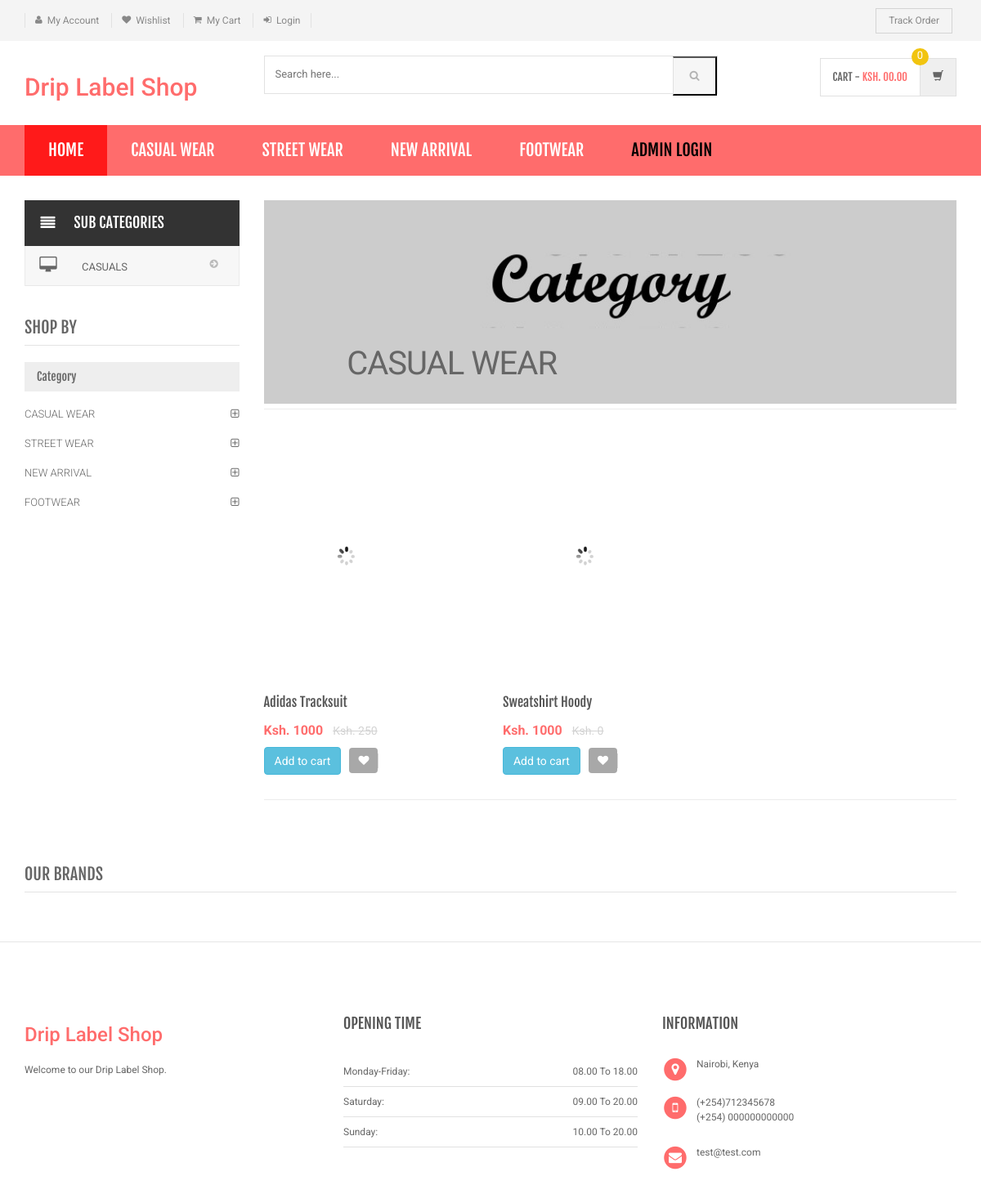
/shopping/category.php?cid=3, run on the app's committed database.
### tables this page shows
CREATE TABLE `category` (
  `id` int(11) NOT NULL,
  `categoryName` varchar(255) DEFAULT NULL,
  `categoryDescription` longtext DEFAULT NULL,
  `creationDate` timestamp NOT NULL DEFAULT current_timestamp(),
  `updationDate` varchar(255) DEFAULT NULL
);

CREATE TABLE `subcategory` (
  `id` int(11) NOT NULL,
  `categoryid` int(11) DEFAULT NULL,
  `subcategory` varchar(255) DEFAULT NULL,
  `creationDate` timestamp NULL DEFAULT current_timestamp(),
  `updationDate` varchar(255) DEFAULT NULL
);

CREATE TABLE `products` (
  `id` int(11) NOT NULL,
  `category` int(11) NOT NULL,
  `subCategory` int(11) DEFAULT NULL,
  `productName` varchar(255) DEFAULT NULL,
  `productCompany` varchar(255) DEFAULT NULL,
  `productPrice` int(11) DEFAULT NULL,
  `productPriceBeforeDiscount` int(11) DEFAULT NULL,
  `productDescription` longtext DEFAULT NULL,
  `productImage1` varchar(255) DEFAULT NULL,
  `productImage2` varchar(255) DEFAULT NULL,
  `productImage3` varchar(255) DEFAULT NULL,
  `shippingCharge` int(11) DEFAULT NULL,
  `productAvailability` varchar(255) DEFAULT NULL,
  `postingDate` timestamp NULL DEFAULT current_timestamp(),
  `updationDate` varchar(255) DEFAULT NULL
);

### shopping/category.php (the view, shortened to what this page needs)
<?php
include('includes/config.php');
$cid=intval($_GET['cid']);
?>
<!DOCTYPE html>
<html lang="en">
	<head>
	    <link rel="stylesheet" href="assets/css/bootstrap.min.css">
	    <link rel="stylesheet" href="assets/css/main.css">
	    <link rel="stylesheet" href="assets/css/red.css">
	    <link rel="stylesheet" href="assets/css/owl.carousel.css">
		<link rel="stylesheet" href="assets/css/owl.transitions.css">
		<link href="assets/css/lightbox.css" rel="stylesheet">
		<link rel="stylesheet" href="assets/css/animate.min.css">
		<link rel="stylesheet" href="assets/css/rateit.css">
		<link rel="stylesheet" href="assets/css/bootstrap-select.min.css">
		<link rel="stylesheet" href="assets/css/config.css">
		<link href="assets/css/green.css" rel="alternate stylesheet" title="Green color">
		<link href="assets/css/blue.css" rel="alternate stylesheet" title="Blue color">
		<link href="assets/css/red.css" rel="alternate stylesheet" title="Red color">
		<link href="assets/css/orange.css" rel="alternate stylesheet" title="Orange color">
		<link href="assets/css/dark-green.css" rel="alternate stylesheet" title="Darkgreen color">
		<link rel="stylesheet" href="assets/css/font-awesome.min.css">
	</head>
    <body class="cnt-home">
<header class="header-style-1">
<?php include('includes/top-header.php');?>
<?php include('includes/main-header.php');?>
<?php include('includes/menu-bar.php');?>
</header>
<div class="body-content outer-top-xs">
	<div class='container'>
		<div class='row outer-bottom-sm'>
			<div class='col-md-3 sidebar'>
<div class="side-menu animate-dropdown outer-bottom-xs">
<div class="side-menu animate-dropdown outer-bottom-xs">
    <div class="head"><i class="icon fa fa-align-justify fa-fw"></i>Sub Categories</div>
    <nav class="yamm megamenu-horizontal" role="navigation">
        <ul class="nav">
            <li class="dropdown menu-item">
              <?php $sql=mysqli_query($con,"select id,subcategory  from subcategory where categoryid='$cid'");
while($row=mysqli_fetch_array($sql))
{
    ?>
                <a href="sub-category.php?scid=<?php echo $row['id'];?>" class="dropdown-toggle"><i class="icon fa fa-desktop fa-fw"></i>
                <?php echo $row['subcategory'];?></a>
                <?php }?>
</li>
</ul>
    </nav>
</div>
</div>
	            <div class="sidebar-module-container">
	            	<h3 class="section-title">shop by</h3>
	            	<div class="sidebar-filter">
<div class="sidebar-widget wow fadeInUp outer-bottom-xs ">
	<div class="widget-header m-t-20">
		<h4 class="widget-title">Category</h4>
	</div>
	<div class="sidebar-widget-body m-t-10">
	         <?php $sql=mysqli_query($con,"select id,categoryName  from category");
while($row=mysqli_fetch_array($sql))
{
    ?>
		<div class="accordion">
	    	<div class="accordion-group">
	            <div class="accordion-heading">
	                <a href="category.php?cid=<?php echo $row['id'];?>"  class="accordion-toggle collapsed">
	                   <?php echo $row['categoryName'];?>
	                </a>
	            </div>
	        </div>
	    </div>
	    <?php } ?>
	</div>
</div>
	            	</div>
	            </div>
            </div>
			<div class='col-md-9'>
	<div id="category" class="category-carousel hidden-xs">
		<div class="item">
			<div class="image">
				<img src="assets/images/banners/cat-banner-1.jpg" alt="" class="img-responsive">
			</div>
			<div class="container-fluid">
				<div class="caption vertical-top text-left">
					<div class="big-text">
						<br />
					</div>
					       <?php $sql=mysqli_query($con,"select categoryName  from category where id='$cid'");
while($row=mysqli_fetch_array($sql))
{
    ?>
					<div class="excerpt hidden-sm hidden-md">
						<?php echo htmlentities($row['categoryName']);?>
					</div>
			<?php } ?>
				</div>
			</div>
		</div>
</div>
				<div class="search-result-container">
					<div id="myTabContent" class="tab-content">
						<div class="tab-pane active " id="grid-container">
							<div class="category-product  inner-top-vs">
								<div class="row">
			<?php
$ret=mysqli_query($con,"select * from products where category='$cid'");
$num=mysqli_num_rows($ret);
if($num>0)
{
while ($row=mysqli_fetch_array($ret))
{?>
		<div class="col-sm-6 col-md-4 wow fadeInUp">
			<div class="products">
	<div class="product">
		<div class="product-image">
			<div class="image">
				<a href="product-details.php?pid=<?php echo htmlentities($row['id']);?>"><img  src="assets/images/blank.gif" data-echo="admin/productimages/<?php echo htmlentities($row['id']);?>/<?php echo htmlentities($row['productImage1']);?>" alt="" width="200" height="300"></a>
			</div>
		</div>
		<div class="product-info text-left">
			<h3 class="name"><a href="product-details.php?pid=<?php echo htmlentities($row['id']);?>"><?php echo htmlentities($row['productName']);?></a></h3>
			<div class="product-price">
				<span class="price">
					Ksh. <?php echo htmlentities($row['productPrice']);?>			</span>
										     <span class="price-before-discount">Ksh. <?php echo htmlentities($row['productPriceBeforeDiscount']);?></span>
			</div>
		</div>
					<div class="cart clearfix animate-effect">
				<div class="action">
					<ul class="list-unstyled">
						<li class="add-cart-button btn-group">
								<?php if($row['productAvailability']=='In Stock'){?>
							<a href="category.php?page=product&action=add&id=<?php echo $row['id']; ?>">
							<button class="btn btn-info" type="button">Add to cart</button></a>
								<?php } else {?>
							<div class="action" style="color:red">Out of Stock</div>
					<?php } ?>
						</li>
		                <li class="lnk wishlist">
							<a class="add-to-wishlist" href="category.php?pid=<?php echo htmlentities($row['id'])?>&&action=wishlist" title="Wishlist">
								 <i class="icon fa fa-heart"></i>
							</a>
						</li>
					</ul>
				</div>
			</div>
			</div>
			</div>
		</div>
	  <?php } } else {?>
		<div class="col-sm-6 col-md-4 wow fadeInUp"> <h3>No Product Found</h3>
		</div>
<?php } ?>
										</div>
							</div>
						</div>
				</div>
			</div>
		</div></div>
		<?php include('includes/brands-slider.php');?>
</div>
</div>
<?php include('includes/footer.php');?>
</body>
</html>

### shopping/includes/menu-bar.php (shortened to what this page needs)
<div class="header-nav animate-dropdown">
    <div class="container">
        <div class="yamm navbar navbar-default" role="navigation">
            <div class="nav-bg-class">
                <div class="navbar-collapse collapse" id="mc-horizontal-menu-collapse">
	<div class="nav-outer">
		<ul class="nav navbar-nav">
			<li class="active dropdown yamm-fw">
				<a href="index.php" data-hover="dropdown" class="dropdown-toggle">Home</a>
			</li>
              <?php $sql=mysqli_query($con,"select id,categoryName  from category limit 6");
while($row=mysqli_fetch_array($sql))
{
    ?>
			<li class="dropdown yamm">
				<a href="category.php?cid=<?php echo $row['id'];?>"> <?php echo $row['categoryName'];?></a>
			</li>
			<?php } ?>
			<li class="dropdown yamm">
				<a href="admin/" style="color:#000"> Admin Login</a>
			</li>
		</ul>
		<div class="clearfix"></div>
	</div>
</div>
            </div>
        </div>
    </div>
</div>

### data on the page
category: categoryName "CASUAL WEAR"
category: categoryName "STREET WEAR"
category: categoryName "NEW ARRIVAL"
category: categoryName "FOOTWEAR"
subcategory: subcategory "CASUALS"
products: productName "Adidas Tracksuit", productPrice "1000", productPriceBeforeDiscount "250"
products: productName "Sweatshirt Hoody", productPrice "1000", productPriceBeforeDiscount "0"
